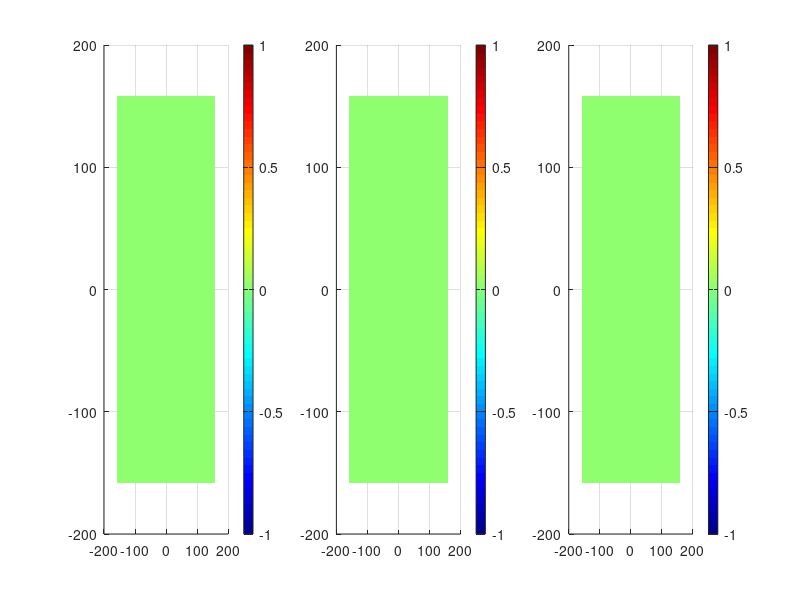

Recreate this plot in MATLAB. (Note: this script raises an error after producing the figure.)
clear;
clc;


T=300*60; % 300 sec
dx=4 ;%0.4 0.5 0.3 7.5
L=80;
%L=200;
dy= dx;

xline = (-(L-1)*dx*0.5):dx:((L-1)*dx*0.5);
yline = (-(L-1)*dy*0.5):dy:((L-1)*dy*0.5);

[xms,yms] = meshgrid(xline,yline);

dt=0.25;
steps=ceil(T/dt);

%parameters
f = .018;
k = .041;

DD=1;%*(1/7.5^2);
DE=0.05;%*(1/7.5^2);


lap=zeros(L,L);

cD=zeros(L,L,2);
cE=zeros(L,L,2);

W=zeros(L,L);


%cD(:,:,1) = 0.1*rand(L,L) + ones(L,L);

%cE(60:65 ,60:65,1) = 1;
%cE(:,:,1) = cE(:,:,1) + 0.01*rand(L,L);


rms = sqrt(xms.^2 + yms.^2);
thms = atan2(yms,xms);

cE(:,:,1) = sin(6*thms).^2.*exp(-(rms).^2/10^2);
cD(:,:,1) = 1+0.0001*rms.^2;


t=0;





figure(2)
subplot(1,3,1)
isurf = surf(xms,yms,cD(:,:,2));
caxis([-1 1])
view(0,90)
colorbar
colormap jet

shading interp
subplot(1,3,2)
jsurf = surf(xms,yms,cE(:,:,2));
caxis([-1 1])
view(0,90)
colorbar
colormap jet
shading interp
iter = 0;
subplot(1,3,3)
ksurf = surf(xms,yms,W);
view(0,90)
colorbar
shading interp
colormap jet

while t<T-dt
    
    lap(2:end-1,2:end-1)= (1/dx^2)*(cD(1:end-2,2:end-1,1)-2*cD(2:end-1,2:end-1,1)+cD(3:end,2:end-1,1)) + ...
                          (1/dy^2)*(cD(2:end-1,1:end-2,1)-2*cD(2:end-1,2:end-1,1)+cD(2:end-1,3:end,1));
    
    lap(1,:)   = 0;
    lap(:,1)   = 0;
    lap(end,:) = 0;
    lap(:,end) = 0;
    
    cD(:,:,2)=(dt)*( f.*(1-cD(:,:,1)) - cD(:,:,1).*cE(:,:,1).^2   + DD.*lap ) + cD(:,:,1) + 0.001*rand(size(cE(:,:,1)));
    
    lap(2:end-1,2:end-1)= (1/dx^2)*(cE(1:end-2,2:end-1,1)-2*cE(2:end-1,2:end-1,1)+cE(3:end,2:end-1,1)) + ...
                          (1/dy^2)*(cE(2:end-1,1:end-2,1)-2*cE(2:end-1,2:end-1,1)+cE(2:end-1,3:end,1));
    lap(1,:)=0;
    lap(:,1)=0;
    lap(end,:)=0;
    lap(:,end)=0;
    
    cE(:,:,2)=(dt)*( cD(:,:,1).*cE(:,:,1).^2 - (k+f).*cE(:,:,1)  + DE.*lap) + cE(:,:,1);
    
    cD(1,2:end-1,:)     = cD(2,2:end-1,:);% Neumann No flux boundary condition
    cD(end,2:end-1,:)   = cD(end-1,2:end-1,:);
    cD(2:end-1,1,:)     = cD(2:end-1,2,:);
    cD(2:end-1,end,:)   = cD(2:end-1,end-1,:);
    
    cE(1,2:end-1,:)     = cE(2,2:end-1,:);% Neumann No flux boundary condition
    cE(end,2:end-1,:)   = cE(end-1,2:end-1,:);
    cE(2:end-1,1,:)     = cE(2:end-1,2,:);
    cE(2:end-1,end,:)   = cE(2:end-1,end-1,:);

    if (mod(iter,200)==0) 
        
         ht.String = ['Time = ' num2str(t)];
         isurf.ZData = cD(:,:,2);
         jsurf.ZData = cE(:,:,2);
         ksurf.ZData = W;

         pause(0.1)
     end
    
        t=t+dt;
        iter=iter+1;

    cD(:,:,1) = cD(:,:,2);
    cE(:,:,1) = cE(:,:,2);
    
    W = W + cD(:,:,1);

end


